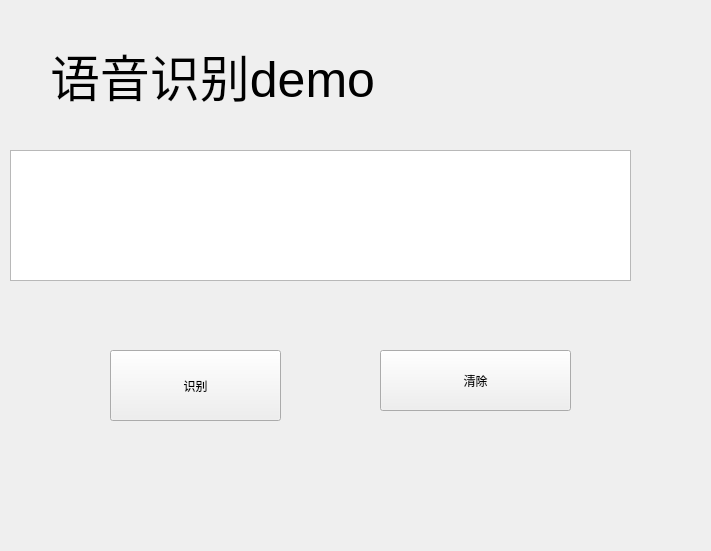
<?xml version="1.0" encoding="UTF-8"?>
<ui version="4.0">
 <class>Widget</class>
 <widget class="QWidget" name="Widget">
  <property name="geometry">
   <rect>
    <x>0</x>
    <y>0</y>
    <width>711</width>
    <height>551</height>
   </rect>
  </property>
  <property name="windowTitle">
   <string>Form</string>
  </property>
  <widget class="QTextEdit" name="textEdit">
   <property name="geometry">
    <rect>
     <x>10</x>
     <y>150</y>
     <width>621</width>
     <height>131</height>
    </rect>
   </property>
  </widget>
  <widget class="QPushButton" name="pushButton">
   <property name="geometry">
    <rect>
     <x>110</x>
     <y>350</y>
     <width>171</width>
     <height>71</height>
    </rect>
   </property>
   <property name="text">
    <string>识别</string>
   </property>
  </widget>
  <widget class="QLabel" name="label">
   <property name="geometry">
    <rect>
     <x>50</x>
     <y>30</y>
     <width>531</width>
     <height>91</height>
    </rect>
   </property>
   <property name="styleSheet">
    <string notr="true">font-size: 50px
</string>
   </property>
   <property name="text">
    <string>语音识别demo</string>
   </property>
  </widget>
  <widget class="QPushButton" name="pushButton_2">
   <property name="geometry">
    <rect>
     <x>380</x>
     <y>350</y>
     <width>191</width>
     <height>61</height>
    </rect>
   </property>
   <property name="text">
    <string>清除</string>
   </property>
  </widget>
 </widget>
 <resources/>
 <connections/>
</ui>
